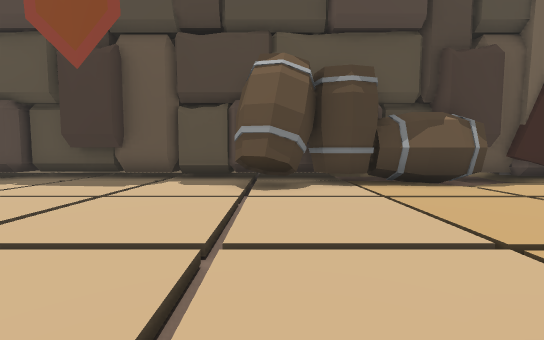
view 1 (above)

14 first-person views from a walk through a 3-D level made in the Unity game engine. The camera is 1.4 m above the floor, tilts 4° down and sees 90° across. The floor is counted in squares, 2 m on a side. Each view is taken from the middle of a square. On the plan, view 1 faces up. The plan holds only what a view shows up to about 9 squares ahead; the rest is blank. The place goes on beyond the plan. The player is left out.

view 2
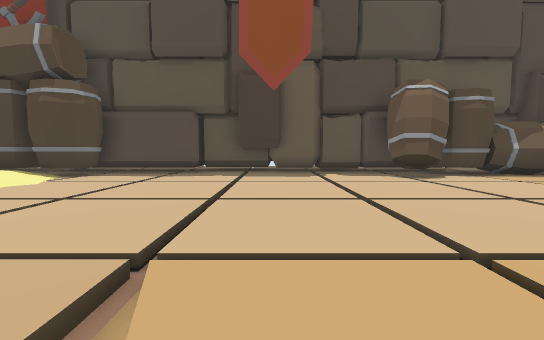

view 3
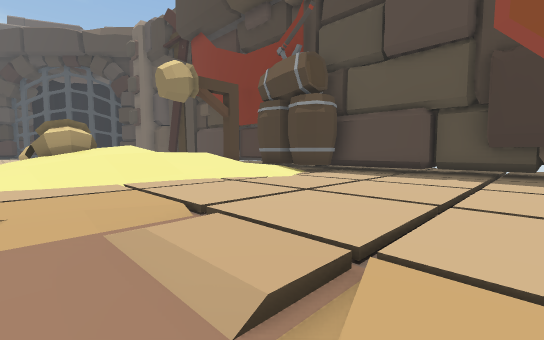

view 4
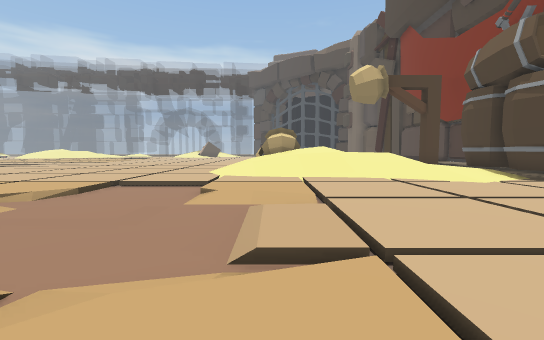

view 5
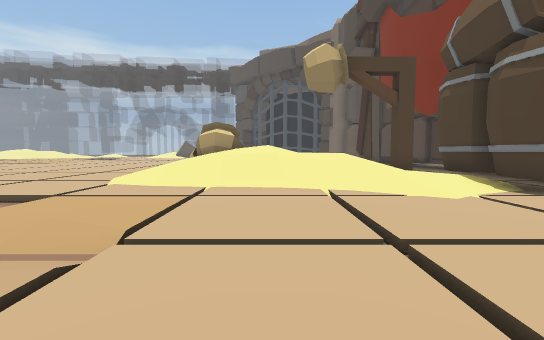

view 6
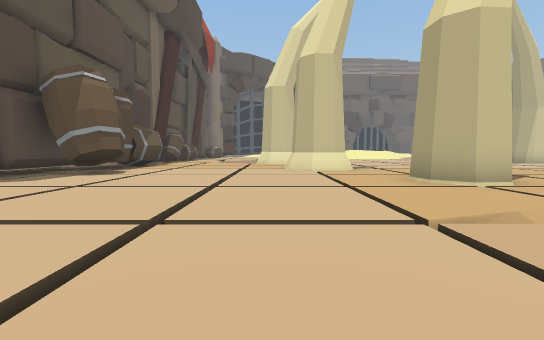

view 7
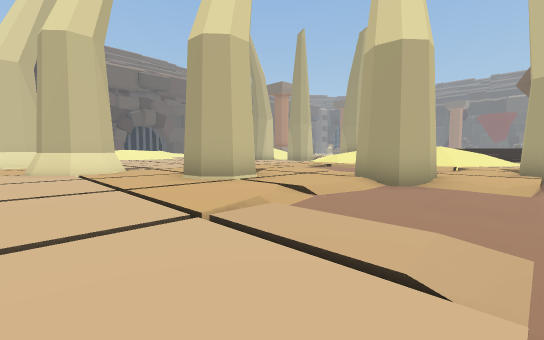

view 8
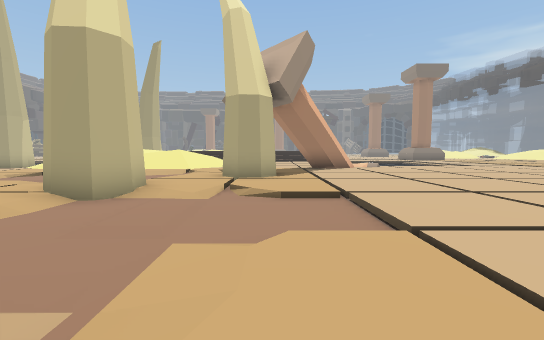

view 9
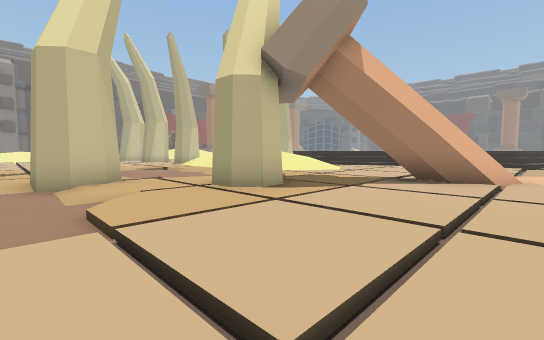

view 10
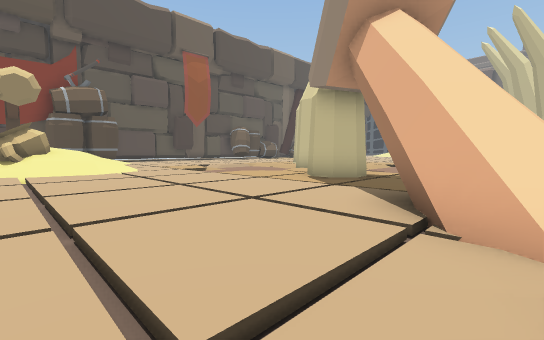

view 11
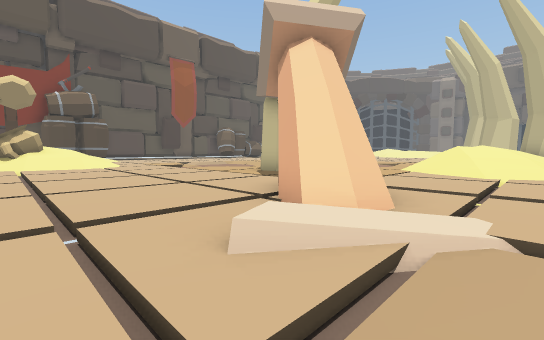

view 12
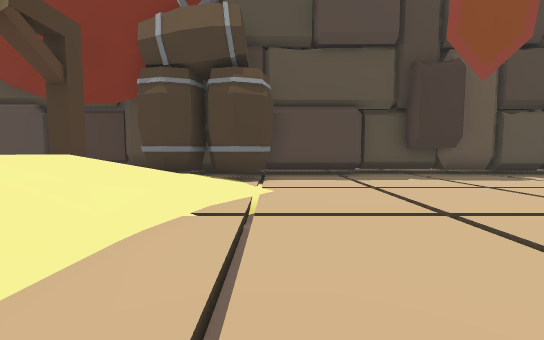

view 13
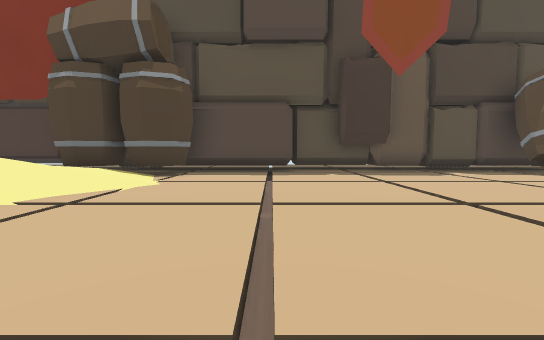

view 14
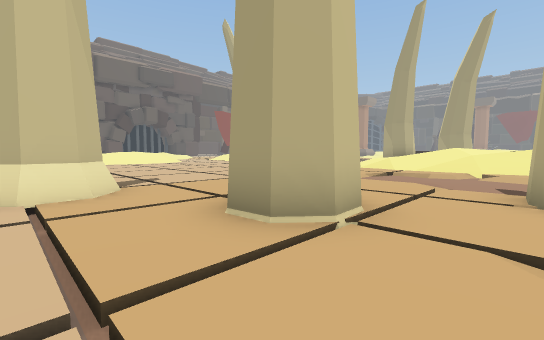

### Floor plan
Key: @ floor where view 1 was taken; # wall or solid block; . main floor; : floor 0.25 m higher than the main floor; - floor 0.25 m lower than the main floor; + floor 0.5 m higher than the main floor; * floor 0.75 m higher than the main floor; % floor 1 m higher than the main floor; & floor 1.25 m higher than the main floor; $ floor 1.5 m higher than the main floor; / step, stairs or slope; O other object.
Columns run from 15 left of view 1 to 7 right of it. Each row starts with its distance up from view 1.
  7 #################    ##
  6    OOOO.-......#OOOO..
  5   #:+O..-......#...O.
  4    /++..-...........
  3    /%/..-..........
  2   &&//------------
  1   $$/...-...........#
  0  #$&/...-......@##  #
 -1  ##%/...-.......##
 -2  /*+:...---..##....-
 -3  .....-----..# ....-.
 -4  .....-----........-.
 -5  .......-.##....  .-
 -6  .......-.#......
 -7 ........-..----...
 -8 .......##.-----...
 -9 -----------------
-10  .......-.-....
-11  ...###.-.////
-12  ...###.-.//&
-13  ..:....-/%&$
-14  ---....-.//

Where each view was taken, in squares from view 1:
view 1: 0 up, 0 right, facing up
view 2: 2 down, 4 left, facing up
view 3: 2 down, 4 left, facing up-left
view 4: 1 down, 3 left, facing left
view 5: 1 up, 5 left, facing left
view 6: 1 up, 7 left, facing right
view 7: 1 up, 7 left, facing down-right
view 8: 0 up, 8 left, facing down
view 9: 4 down, 12 left, facing down-right
view 10: 12 down, 14 left, facing up-right
view 11: 14 down, 14 left, facing up-right
view 12: 1 down, 9 left, facing up
view 13: 1 down, 7 left, facing up
view 14: 0 up, 4 left, facing down-right
